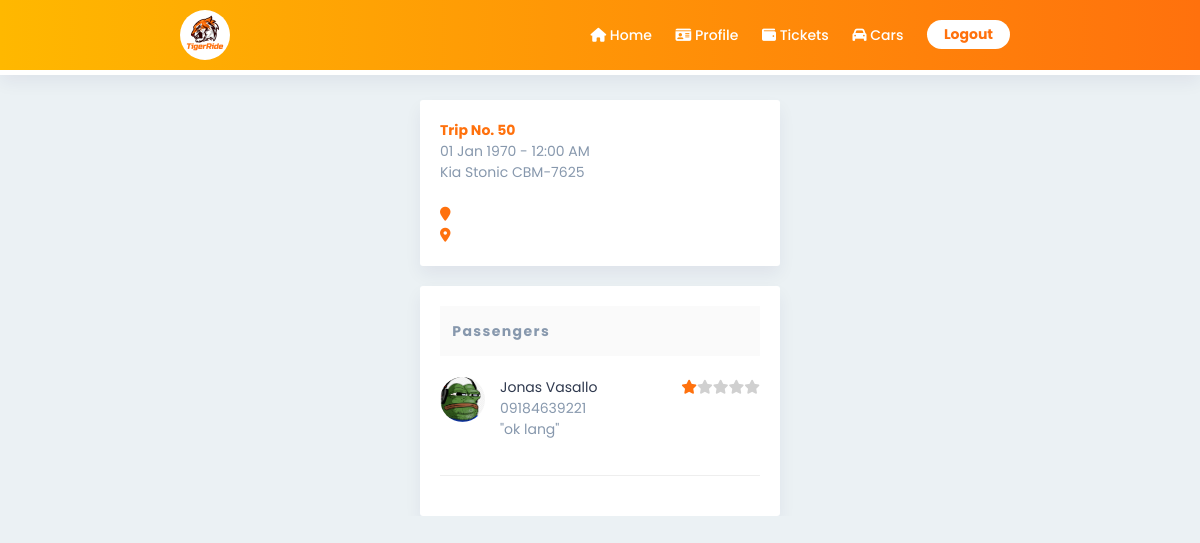
/trip-history.php?id=50 (signed in), run on the app's committed database.
### tables this page shows
CREATE TABLE `rating` (
  `idRating` int(11) NOT NULL,
  `rating_stars` int(11) DEFAULT NULL,
  `rating_msg` longtext DEFAULT NULL,
  `Users_idUsers` int(11) DEFAULT NULL,
  `Trip_idTrip` int(11) DEFAULT NULL
);

CREATE TABLE `users` (
  `uID` int(11) NOT NULL,
  `fname` varchar(50) DEFAULT NULL,
  `mname` varchar(50) DEFAULT NULL,
  `lname` varchar(50) DEFAULT NULL,
  `uPhone` char(13) DEFAULT NULL,
  `birthday` date NOT NULL,
  `street` varchar(50) NOT NULL,
  `brgy` varchar(50) NOT NULL,
  `city` varchar(50) NOT NULL,
  `prov` varchar(50) NOT NULL,
  `uEmail` varchar(255) DEFAULT NULL,
  `uPswd` varchar(255) DEFAULT NULL,
  `uType` varchar(50) DEFAULT NULL,
  `ticket_bal` int(11) NOT NULL,
  `lic_no` char(13) DEFAULT NULL,
  `applicant` tinyint(4) NOT NULL DEFAULT 0,
  `user_status` varchar(50) NOT NULL,
  `alert` tinyint(1) NOT NULL DEFAULT 0,
  `prof_path` varchar(255) NOT NULL DEFAULT 'default.jpg'
);

### trip-history.php (the view, shortened to what this page needs)
<?php
    require 'dbcon.php';
?>
<!DOCTYPE html>
<html lang="en">
<head>
    <link rel="stylesheet" href="utilities.css">
    <link rel="stylesheet" href="flex.css">
    <link rel="stylesheet" href="style.css">
</head>
<body>
    <?php
        include 'header.php';
        $id = $_SESSION['uID'];
        $trip_id = $_GET['id'];
        if($_SESSION['uType'] == "Passenger"){
            $query = "SELECT users.fname, users.lname, users.uPhone, users.prof_path, users.uEmail, users.lic_no, trip.idTrip, trip.departure_date, trip.status, car.car_make, car.model, car.plate_no, trip.start_location, trip.end_location, rates.price AS 'price', rates.seat_position,
            rating.rating_stars AS 'rating' FROM trip JOIN car ON trip.Car_idCar = car.idCar JOIN trip_passengers ON trip.idTrip = trip_passengers.Trip_idTrip JOIN rates ON rates.idRates =
            trip_passengers.Rates_idRates LEFT JOIN rating ON trip.idTrip = rating.Trip_idTrip JOIN users ON trip.Users_idUsers = users.uID WHERE trip_passengers.Users_idUsers = $id AND trip.idTrip=$trip_id;";
            $result = mysqli_query($con, $query);
            $row = mysqli_fetch_assoc($result);
    ?>
    <div class="container" style="min-width: fit-content; max-width: 30%; margin: 0 auto; margin-top: 100px; text-align: left;">
        <?php if(isset($_GET['status'])){
            if($_GET['status'] == 'success'){
                echo "<p style='background-color: #b9ff94; color: green; border-radius: 3px; padding: 0.3em 1.2em; margin-bottom: 20px; text-align: center;'>Thank you for your feedback!</p>";
            } else{
                echo "<p style='background-color: #ff9b94; color: red; border-radius: 3px; padding: 0.3em 1.2em; margin-bottom: 20px; text-align: center;'>An error has occured. Could not submit rating.</p>";
            }
        }
        ?>
        <div class="flex flex-main-spacebetween">
            <div>
                <h3 style='color: #ff710d;'> Trip No. <?php echo $trip_id;?></h3>
                <p><?php echo date("d M Y - g:i A", strtotime($row['departure_date']));?></p>
                <p>Kia Stonic CBM-7625</p>
                <br>
                <p style='color: #ff710d;'><i class='fa-solid fa-location-pin'></i> <?php echo $row['start_location'];?></p>
                <p style='color: #ff710d;'><i class='fa-solid fa-location-dot'></i> <?php echo $row['end_location'];?></p>
            </div>
            <div style="text-align: right;">
                <p><?php echo $row['status'];?></p>
                <p><?php echo $row['seat_position'];?></p>
                <p style="color: #ff710d;">₱<?php echo $row['price'];?></p>
            </div>
        </div>
        <hr>
        <div class="flex flex-main-spacebetween">
            <div>
                <div class="flex flex-cross-start">
                    <div>
                        <img src="./img/<?php echo $row['prof_path'];?>" alt="" style="width: 60px; border-radius: 60px; object-fit: cover; height: 60px;">
                    </div>
                    <div>
                        <h3><?php echo $row['fname']." ".$row['lname'];?></h3>
                        <p><?php echo $row['uPhone'];?></p>
                        <p><?php echo $row['uEmail'];?></p>
                        <p><?php echo $row['lic_no'];?></p>
                    </div>
                </div>
            </div>
            <div style="text-align: right;">
            <?php
                if($row['rating'] === null){
                    echo "<p>Not yet rated</p>";
                } else{
                    $stars_string = "";
                    for($i = 0; $i < 5; $i++){
                        if($i < $row['rating']){
                            $stars_string = $stars_string."<i class='fa-solid fa-star' style='color: #ff710d;'></i>";
                        } else{
                            $stars_string = $stars_string."<i class='fa-solid fa-star' style='color: #d0d0d0;'></i>";
                        }
                    }
                    echo "<p>$stars_string</p>";
                }
            ?>
            </div>
        </div>
    </div>
    <?php
        if($row['rating'] === null){
    ?>
        <div class="container" style="min-width: fit-content; max-width: 30%; margin-top: 20px; margin: 20px auto;">
        <h3 style="color:#ff710d;">Rate your experience with <?php echo $row['fname']." ".$row['lname'];?></h3>
        <form action="trip-history.php" method="POST">
            <input type="hidden" name="trip_id" required value="<?php echo $row['idTrip'];?>">
            <input type="number" name="stars" id="" class="text-box" placeholder="Stars" required min="1" max="5">
            <textarea name="message" id="" cols="30" rows="5" class="text-box" placeholder="Message"></textarea>
            <input type="submit" value="Submit" class="input-btn" name="submit">
        </form>
        </div>
    <?php }?>
    <?php } else{
        $query = "SELECT trip.idTrip, trip.departure_date, car.car_make, car.model, car.plate_no, trip.start_location, trip.end_location, trip.status FROM trip JOIN car ON trip.Car_idCar = car.idCar WHERE trip.Users_idUsers = $id AND trip.status = 'Completed' ORDER BY trip.departure_date DESC; ";
        $result = mysqli_query($con, $query);
        $row = mysqli_fetch_assoc($result);
        ?>
        <div class="container" style="min-width: fit-content; max-width: 30%; margin: 0 auto; margin-top: 100px; text-align: left;">
        <div class="flex flex-main-spacebetween">
            <div>
                <h3 style='color: #ff710d;'> Trip No. <?php echo $trip_id;?></h3>
                <p><?php echo date("d M Y - g:i A", strtotime($row['departure_date']));?></p>
                <p>Kia Stonic CBM-7625</p>
                <br>
                <p style='color: #ff710d;'><i class='fa-solid fa-location-pin'></i> <?php echo $row['start_location'];?></p>
                <p style='color: #ff710d;'><i class='fa-solid fa-location-dot'></i> <?php echo $row['end_location'];?></p>
            </div>
        </div>
    </div>
    <div class="container" style="min-width: fit-content; max-width: 30%; margin: 0 auto; margin-top: 20px; text-align: left;">
        <p class="heading second-text"><b>Passengers</b></p>
        <br>
        <div class="flex flex-col">
            <?php
                $query = "SELECT users.fname, users.lname, users.uPhone, users.prof_path, rating.rating_stars, rating.rating_msg FROM trip_passengers JOIN users ON trip_passengers.Users_idUsers = users.uID JOIN rating ON rating.Trip_idTrip = trip_passengers.Trip_idTrip WHERE trip_passengers.Trip_idTrip = $trip_id;";
                $result = mysqli_query($con, $query);
                while($row = mysqli_fetch_assoc($result)){
                    $stars_string = "";
                    if($row['rating_stars'] === null){
                        $stars_string = "Not yet rated";
                    } else{
                        for($i = 0; $i < 5; $i++){
                            if($i < $row['rating_stars']){
                                $stars_string = $stars_string."<i class='fa-solid fa-star' style='color: #ff710d;'></i>";
                            } else{
                                $stars_string = $stars_string."<i class='fa-solid fa-star' style='color: #d0d0d0;'></i>";
                            }
                        }
                    }
                    echo "
                    <div class='flex flex-main-spacebetween'>
                        <div class='flex flex-main-spacebetween'>
                            <img src='./img/".$row['prof_path']."' alt='' style='width: 45px; border-radius: 45px; object-fit: cover; height: 45px;'>
                            <div>
                                <p class='main-text'>".$row['fname']." ".$row['lname']."</p>
                                <p>".$row['uPhone']."</p>
                                <p>\"".$row['rating_msg']."\"</p>
                            </div>
                        </div>
                        <div>
                        <p>$stars_string</p>
                        </div>
                    </div>
                    <hr>
                    ";
                }
            ?>
        </div>
    </div>
    <?php }?>
</body>
</html>

### utilities.css (style rules this page uses)
:root { --primary: #fff; --secondary: #EBF1F4; --accent: #ff710d; }
* { margin: 0; padding: 0; font-family: 'Poppins', sans-serif; font-size: 14px; box-sizing: border-box; }
p { color: #8798ad; }
html { scroll-behavior: smooth; }
html,body { overflow-x: hidden; }
body { background-color: #EBF1F4; scroll-snap-type: y mandatory; }
.container { padding: 1.25em 0.9em; background-color: #fff; border-radius: 3px; width: 90%; }
.heading { background: rgba(0,0,0,.02); color: rgba(0,0,0,.87); font-size: 1.125rem; padding: 0.875rem; text-transform: capitalize; letter-spacing: 0.1rem; }
.main-text { color: #2f394e; }
.second-text { color: #8798ad; }
.flex { display: flex; }
.flex-col { flex-direction: column; }
.flex-main-spacebetween { justify-content: space-between; }
hr { margin-top: 20px; margin-bottom: 20px; border: 0; border-top: 1px solid #eee; }

### flex.css (style rules this page uses)
.flex { display: flex; gap: 15px; }

### style.css (style rules this page uses)
* { font-family: 'Poppins', sans-serif; font-size: 14px; }
body { margin: 0px; background-color: #EBF1F4; }
.container { background-color: white; margin: auto; min-width: 35%; max-width: 75%; padding: 20px; border-radius: 3px; text-align: center; box-shadow: 0 0.6em 1.2em rgba(28, 0, 80, 0.06); }

### header.css (style rules this page uses)
body { color: #212529; }

### data on the page
rating: Users_idUsers.prof_path (picture), Users_idUsers.fname "Jonas", Users_idUsers.lname "Vasallo", Users_idUsers.uPhone "09184639221", rating_msg "ok lang"

### other printed values
$trip_id "50"
date("d M Y - g:i A", strtotime($row['departure_date'])) "01 Jan 1970 - 12:00 AM"
